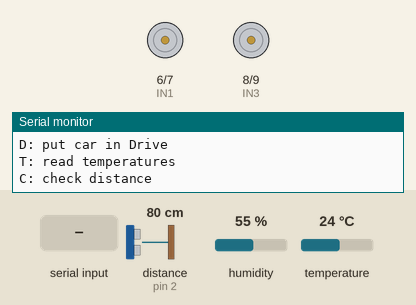
A sketch run on a simulated Arduino Uno, built with avr-gcc and run on an emulated ATmega328P. Shown: motor-driver pin pairs drawn as motors (green arrow = first pin HIGH = forward, orange = second pin HIGH = backward, longer = more drive, scaled by the enable pin), the last lines printed to the serial monitor. Inputs (shaded band) come from the test bench; at power-on: distance to the obstacle (sensor on pin 2) 80 cm, humidity 55 %, temperature 24 °C. The echo pulse lasts 58.3 µs per cm.

Above: at 2.2 s.
2.3 s: "L\n" received over Serial
At 3.4 s:
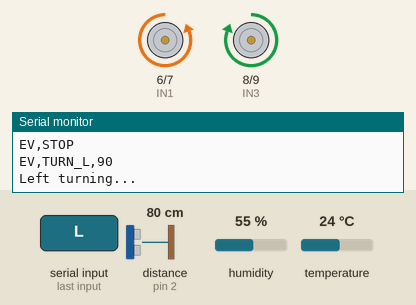
At 5.0 s:
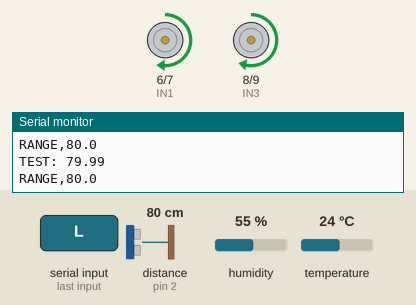
5.3 s: distance to the obstacle (sensor on pin 2) set to 70 cm
8.3 s: distance to the obstacle (sensor on pin 2) set to 63 cm
At 9.5 s:
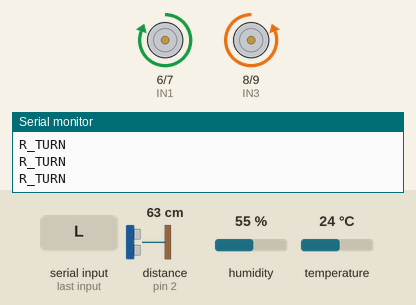
11.3 s: byte 68 ('D') received over Serial
12.8 s: byte 76 ('L') received over Serial
15.8 s: byte 84 ('T') received over Serial
At 17.7 s:
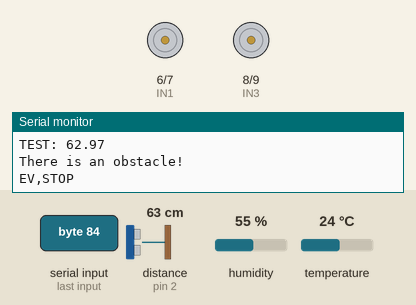
Timing chart, 0 to 19.8 s (numbered marks = the images above; inputs shaded):
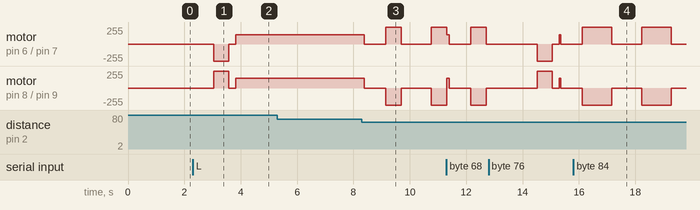

Measured:
- the behaviour switches between 66 and 65 cm on distance to the obstacle (sensor on pin 2) (found by bisection; images 2 and 3)
- after the input at 2.3 s, motor on pin 6 (IN1) / pin 7 (IN2): stopped → backward 255/255 after 0.75 s, → stopped 0.52 s later, → forward 140/255 0.25 s later; motor on pin 8 (IN3) / pin 9 (IN4): stopped → forward 255/255 after 0.75 s, → stopped 0.52 s later, → forward 150/255 0.25 s later
- after the input at 8.3 s, motor on pin 6 (IN1) / pin 7 (IN2): forward 140/255 → stopped after 0.08 s, → forward 255/255 0.76 s later, → stopped 0.55 s later, → forward 255/255 1.1 s later; motor on pin 8 (IN3) / pin 9 (IN4): forward 150/255 → stopped after 0.08 s, → backward 255/255 0.76 s later, → stopped 0.55 s later, → backward 255/255 1.1 s later

The sketch:

final_arduino_code.ino
```cpp
#include <DHT11.h>

#define DHT_PIN 10
#define DHT_TYPE DHT11
#define US_TRIG 3
#define US_ECHO 2
#define IN1 6
#define IN2 7
#define  IN3 8
#define IN4 9

const int ENA = 5;    //left
const int ENB = 11;    //right

long time;
float distance;
float speed = 0.0343;
bool isInit = true;
bool trueRight = true;
float runningTemp;
int count;
int obstacleCounter = 0;
int freeCounter = 0;
unsigned long startMillis;
unsigned long shortMillis;  //used to print only ever 1 sec
unsigned long currentMillis;
unsigned long turnMillis;
unsigned long pauseMillis;
unsigned long turnDurationR = 550;
unsigned long turnDurationL = 520;
unsigned long turnDuration180 = 975;
unsigned long pauseDuration = 750;

unsigned long waitTime = 10000;
DHT11 dht11(DHT_PIN);

enum STATE {
  INIT,
  DRIVE,
  TEMP,
  DIST,
  STOP,
  DESC
};
enum DECISION {
  NO_DESC,
  L_TURN,
  R_TURN,
  TURN_180
};
STATE currentState = INIT;
DECISION decisionState = NO_DESC;

unsigned long driveStartMillis = 0;
float getDistance();
bool checkObstacle();
void ClearBuffer();
void FullStop();
void DriveForward();
void LeftTurn();
void RightTurn();
void Turn180();

void stopAndReportDriveTime();

void sendEvent(const char* name) {
  Serial.print("EV,");
  Serial.println(name);
}

void sendTurn(const char* name, int deg) {
  Serial.print("EV,");
  Serial.print(name);
  Serial.print(",");
  Serial.println(deg);
}

void sendRange(float d_cm) {
  Serial.print("RANGE,");
  Serial.println(d_cm, 1);
}

void sendDriveDT(unsigned long dt_ms) {
  Serial.print("EV,DRIVE_DT,");
  Serial.println(dt_ms);
}

//added
void sendTemp(float tempF) {
  Serial.print("TEMP,");
  Serial.println(tempF, 1);
}


void setup() {
  Serial.begin(9600);
  pinMode(US_TRIG, OUTPUT);
  pinMode(US_ECHO, INPUT);
  pinMode(IN1, OUTPUT);
  pinMode(IN2, OUTPUT);
  pinMode(IN3, OUTPUT);
  pinMode(IN4, OUTPUT);
  pinMode(ENA, OUTPUT);
  pinMode(ENB, OUTPUT);

  delay(1000);

  startMillis = millis();
  shortMillis = millis();

}

void loop() {
  char input = -1;

  if(Serial.available() > 0) {
    input = Serial.read();
  }
  if (input == '\n' || input == '\r') {
    input = -1;
  }

  /*
  //added
  unsigned long now = millis();
    if (now - shortMillis >= 1000) {
      shortMillis = now;

      int tC = dht11.readTemperature();
      if (tC != DHT11::ERROR_CHECKSUM && tC != DHT11::ERROR_TIMEOUT) {
        float tempF = tC * 1.8f + 32.0f;
        sendTemp(tempF);
      }
    }
*/


  if(input != -1) {
    if(input == 'D') {
      currentState = DRIVE;
      sendEvent("DRIVE_START");
      driveStartMillis = millis();
      Serial.println("Starting Drive, Driving for 10 secs or until obstacle...");


      distance = getDistance();
      DriveForward();
      startMillis = millis();
      shortMillis = millis();


      input = -1;
    }
    else if(input == 'T') {
      currentState = TEMP;
      startMillis = millis();
      shortMillis = millis();
      input = -1;
    }
    else if(input == 'C') {
      currentState = DIST;
      input = -1;
    }
    else if(input == 'L') {
      decisionState = L_TURN;
//added
      stopAndReportDriveTime();
      sendTurn("TURN_L", 90);


      Serial.println("Left turning...");
      LeftTurn();
      turnMillis = millis();


      input = -1;
    }
    else if(input == 'R') {
      decisionState = R_TURN;
      //added
      stopAndReportDriveTime();
      sendTurn("TURN_R", 90);


      RightTurn();
      turnMillis = millis();


      input = -1;
    }
    else if(input == 'S') {
      currentState = STOP;
      input = -1;
    }
    else {
      Serial.println("Invalid option, please try again");
    }
  }

  switch(currentState) {
    case INIT:
      if(isInit) {
        Serial.println("This is the IDLE state!");
        Serial.println("Please choose an Option:");
        Serial.println("D: put car in Drive");
        Serial.println("T: read temperatures");
        Serial.println("C: check distance");
        isInit = false;
      }
      break;
    case DRIVE:
      if(checkObstacle()) {
        decisionState = R_TURN;
        //shouldnt need anymore should stop from checkobstacle.stop and report time//FullStop();
        //if(driving for more than 2 seconds)
          //take temp
          //send distance data
        currentState = DESC;
        //added
        sendTurn("TURN_R", 90);
        turnMillis = millis();
        RightTurn();
      }
      break;

    case TEMP:
      currentMillis = millis();
      if(currentMillis - startMillis >=500) {
        Serial.println("Reading temps...");
        int tC = dht11.readTemperature();
        float temperature = tC * 1.8f + 32.0f;
        runningTemp +=temperature;
        count++;
        startMillis = currentMillis;
      }
      if(count >=10) {
        runningTemp = runningTemp / count;
        Serial.print("The average Temp is: ");
        Serial.println(runningTemp);
        runningTemp = 0;
        count = 0;
        currentState = INIT;
        isInit = true;
      }
      break;
    case DIST:
      if(checkObstacle()) {
        //again should be handled by checkobstacle//FullStop();
        currentState = INIT;
        isInit = true;
      }
      else{
        Serial.println("Clear to drive2");
        currentState = INIT;
        isInit = true;
      }
      break;
    case STOP:
      stopAndReportDriveTime();
      currentState = INIT;
      isInit = true;
      break;
    case DESC:
      break;
  }


switch(decisionState) {
  case NO_DESC:
    break;
  case L_TURN:
      if (millis() - turnMillis >= turnDurationL) {
        FullStop();
        delay(250);
        //added
        sendEvent("DRIVE_START");
        driveStartMillis = millis();
        currentState = DRIVE;
        DriveForward();
        startMillis = millis();
        shortMillis = millis();
        decisionState = NO_DESC;
      }
    break;
  case R_TURN:
    Serial.println("R_TURN");
    //changed to turndurationR from L
    if(millis() - turnMillis >=turnDurationR) {
        FullStop();
        delay(250);
        if(checkObstacle()) {
          decisionState = TURN_180;
          //added
          sendTurn("TURN_180", 180);
          turnMillis = millis();
          Turn180();
        }
        else {
          decisionState = NO_DESC;
          //TAKE TEMP DATA
          int tC = dht11.readTemperature();
          if (tC != DHT11::ERROR_CHECKSUM && tC != DHT11::ERROR_TIMEOUT) {
            float tempF = tC * 1.8f + 32.0f;
            sendTemp(tempF);
          }

          //added
          sendEvent("DRIVE_START");
          driveStartMillis = millis();
          currentState = DRIVE;
          distance = getDistance();
          DriveForward();
          startMillis = millis();
          shortMillis = millis();

        }
    }
    break;
  case TURN_180:
    if(millis() - turnMillis >=turnDuration180) {
        FullStop();
        delay(250);
        if(checkObstacle()) {
          decisionState = L_TURN;
          //added
          sendTurn("TURN_L", 90);
          turnMillis = millis();
          LeftTurn();
        }
        else {
          decisionState = NO_DESC;


          //TAKE TEMP DATA
          int tC = dht11.readTemperature();
          if (tC != DHT11::ERROR_CHECKSUM && tC != DHT11::ERROR_TIMEOUT) {
            float tempF = tC * 1.8f + 32.0f;
            sendTemp(tempF);
          }


          //added
          sendEvent("DRIVE_START");
          driveStartMillis = millis();
          currentState = DRIVE;
          distance = getDistance();
          DriveForward();
          startMillis = millis();
          shortMillis = millis();;
        }
    }
    break;
}


}


bool checkObstacle() {
  while(freeCounter !=2 || obstacleCounter !=2) {
    distance = getDistance();
    //added
    sendRange(distance);

    if (distance < 65 && distance != 0) {
      obstacleCounter++;
      freeCounter = 0;
      Serial.print("TEST: ");
      Serial.println(distance);
    } else {
      freeCounter++;
      obstacleCounter = 0;
      Serial.print("TEST: ");
      Serial.println(distance);
    }
    if (obstacleCounter >= 2) {
        Serial.println("There is an obstacle!");
        obstacleCounter = 0;
        freeCounter = 0;
        //added
        stopAndReportDriveTime();


        //should stop immediatley within new function //FullStop();  // stop immediately
        return true;
      }
    else if (freeCounter >= 2) {
      Serial.println("Clear to Drive!");
      obstacleCounter = 0;
      freeCounter = 0;
      return false;
    }
    delay(50);
  }
  return false;
}

void ClearBuffer() {
  while (Serial.available() > 0) {
    Serial.read();
  }
}
void FullStop() {
  analogWrite(ENA, 0);
  analogWrite(ENB, 0);
}


//added
void stopAndReportDriveTime() {
  unsigned long now = millis();

  if (driveStartMillis != 0) {
    unsigned long dt = now - driveStartMillis;
    sendDriveDT(dt);
    driveStartMillis = 0;
  }

  FullStop();
  sendEvent("STOP");
  //added so when we call it when it sees an obsitcal it will stop
  delay(750);
}


void DriveForward() {
  digitalWrite(IN1, HIGH);
  digitalWrite(IN2, LOW);
  digitalWrite(IN3, HIGH);
  digitalWrite(IN4, LOW);

  analogWrite(ENA, 140);
  analogWrite(ENB, 150);
}
void LeftTurn() {
  digitalWrite(IN1, LOW);
  digitalWrite(IN2, HIGH);
  digitalWrite(IN3, HIGH);
  digitalWrite(IN4, LOW);

  analogWrite(ENA, 255);
  analogWrite(ENB, 255);
}
void RightTurn() {
  digitalWrite(IN1, HIGH);
  digitalWrite(IN2, LOW);
  digitalWrite(IN3, LOW);
  digitalWrite(IN4, HIGH);

  analogWrite(ENA, 255);
  analogWrite(ENB, 255);
}
void Turn180() {
  // left forward, right backward (spin in place)
  digitalWrite(IN1, HIGH);
  digitalWrite(IN2, LOW);
  digitalWrite(IN3, LOW);
  digitalWrite(IN4, HIGH);

  analogWrite(ENA, 255);
  analogWrite(ENB, 255);
}
float getDistance() {
  digitalWrite(US_TRIG, LOW);
  delayMicroseconds(2);

  digitalWrite(US_TRIG, HIGH);
  delayMicroseconds(10);
  digitalWrite(US_TRIG, LOW);

  time = pulseIn(US_ECHO, HIGH);
  distance = time * speed / 2.0;

  return distance;
}
```
